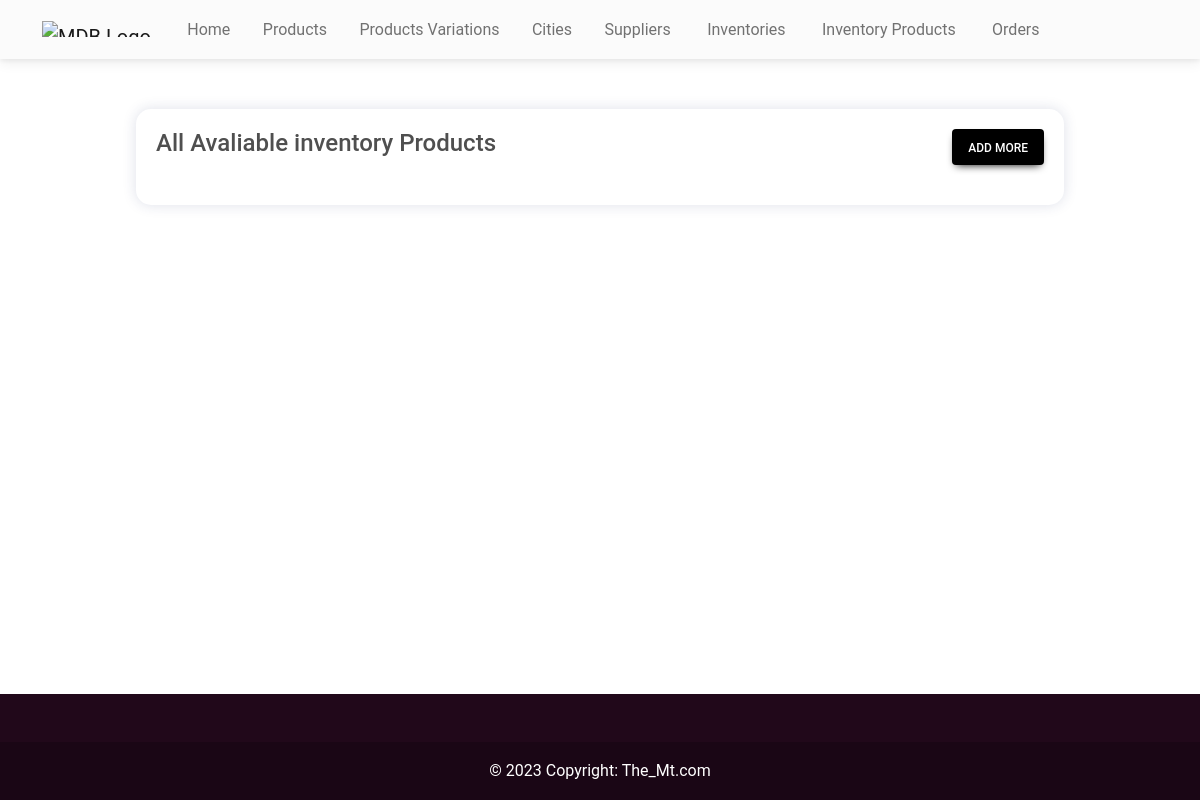
The page /adminHome/inventoryProductList/ on the database as committed earlier.
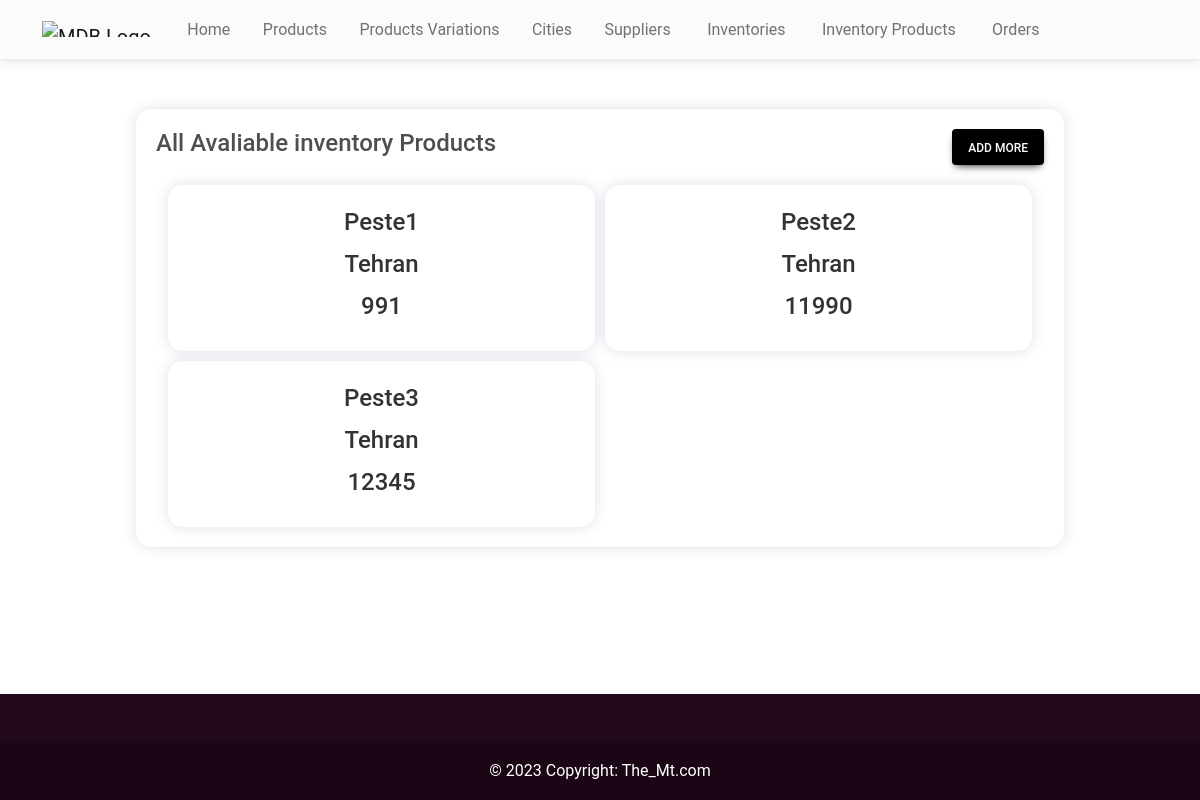
The same page on the database as committed later.
### shop/models.py (models this page shows, shortened)
class InventoryProduct(models.Model):
    productId = models.ForeignKey(Product, on_delete=models.CASCADE, verbose_name="Product Name")
    inventoryId = models.ForeignKey(Inventory, on_delete=models.CASCADE, verbose_name="Inventory City")
    quantity = models.IntegerField()

class Product(models.Model):
    name = models.CharField(max_length=200)
    price = models.CharField(max_length=200)
    quantity = models.PositiveIntegerField(verbose_name="Quantity in Kg")
    pType = models.ForeignKey(ProductVariation, on_delete=models.CASCADE, verbose_name="Category Name")
    cityId = models.ForeignKey(City, on_delete=models.CASCADE, verbose_name="City Name")

class Inventory(models.Model):
    cityId = models.ForeignKey(City, on_delete=models.CASCADE, verbose_name="City")

class City(models.Model):
    name = models.CharField(max_length=200, verbose_name="Name")

### shop/views.py (the view)
# urls.py: path('adminHome/inventoryProductList/', InventoryProductListView.as_view(), name='inventoryProductList'),
class InventoryProductListView(ListView):
    model = InventoryProduct
    template_name = 'inventoryProductList.html'

### templates/inventoryProductList.html (shortened to what this page needs)
{% extends 'adminBase.html' %}
{% load static %}
{% block cssLinks %}
<link rel="stylesheet" href="{% static 'css/inventoryProduct.css' %}" />
{% endblock cssLinks %}
{% block content %}
<section class="inventoryProductList">
  <div class="wrapper">
    <div class="top">
      <h4>All Avaliable inventory Products</h4>
      <a class="btn btn-black px-3" role="button" href="{% url  'inventoryProductCreate' %}">Add more</a>
    </div>
    <div class="container">
      {% for inventoryProduct in object_list%}
      <div class="inventoryProductCard">
        <h4>{{ inventoryProduct.productId.name }}</h4>
        <h4>{{ inventoryProduct.inventoryId.cityId.name }}</h4>
        <h4>{{ inventoryProduct.quantity }}</h4>
      </div>
      {% endfor %}
    </div>
  </div>
</section>
{% endblock content %}

Rows that differ between the two databases and show on the page:
added InventoryProduct: productId.name "Peste1", inventoryId.cityId.name "Tehran", quantity "991"
added InventoryProduct: productId.name "Peste2", inventoryId.cityId.name "Tehran", quantity "11990"
added InventoryProduct: productId.name "Peste3", inventoryId.cityId.name "Tehran", quantity "12345"
